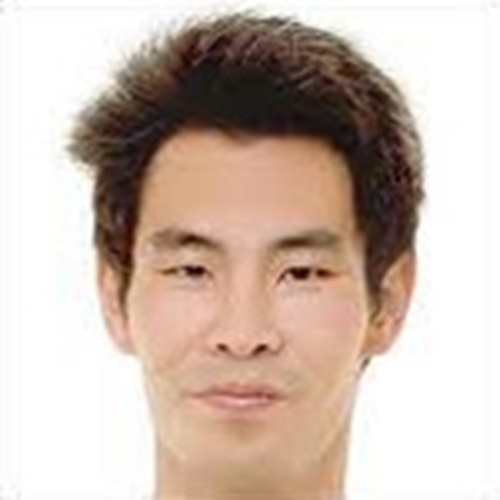
#> input picture img.png, 500 x 500 px
$ python slidingpuzzle.py
#> lines starting #> are read from the running program, lines starting #| are printed output that depends on the picture
import numpy as np
from PIL import Image
import random


def split_and_shuffle_image(image_path, count):
    # Load the image

#> called with image_path = 'img.png', count = 16
    image = Image.open(image_path)
#> image is the input picture: PIL image 500x500 RGB; mean R, G, B 204, 186.4, 175.4
    width, height = image.size
#> width = 500; height = 500

    # Ensure the image is square
    if width != height:
        raise ValueError("Image must be square")

    # Calculate size of each tile
    grid_size = int(np.sqrt(count))
    if width % grid_size != 0:
        raise ValueError("Image dimensions must be divisible by the square root of count")
    tile_size = width // grid_size
#> tile_size = 125

    # Split image into tiles
    tiles = [image.crop((i * tile_size, j * tile_size, (i + 1) * tile_size, (j + 1) * tile_size))
             for j in range(grid_size) for i in range(grid_size)]
#> tiles = 16 items

    # Remove one tile and shuffle
    tiles.pop()
    random.shuffle(tiles)

    # Create new image and place shuffled tiles
    new_image = Image.new('RGB', (width, height))
#> new_image: PIL image 500x500 RGB; every value is 0
    for i, tile in enumerate(tiles):
        x = (i % grid_size) * tile_size
        y = (i // grid_size) * tile_size
        new_image.paste(tile, (x, y))
#> this loop made 15 passes
#> (x, y) on passes 1 to 12: (0, 0), (125, 0), (250, 0), (375, 0), (0, 125), (125, 125), (250, 125), (375, 125), (0, 250), (125, 250), (250, 250), (375, 250)
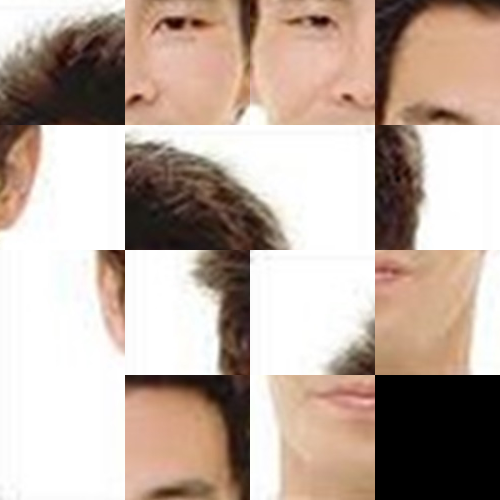
#> new_image: PIL image 500x500 RGB; mean R, G, B 188.1, 170.5, 159.5

    return new_image

new_image = split_and_shuffle_image("img.png", 16)
